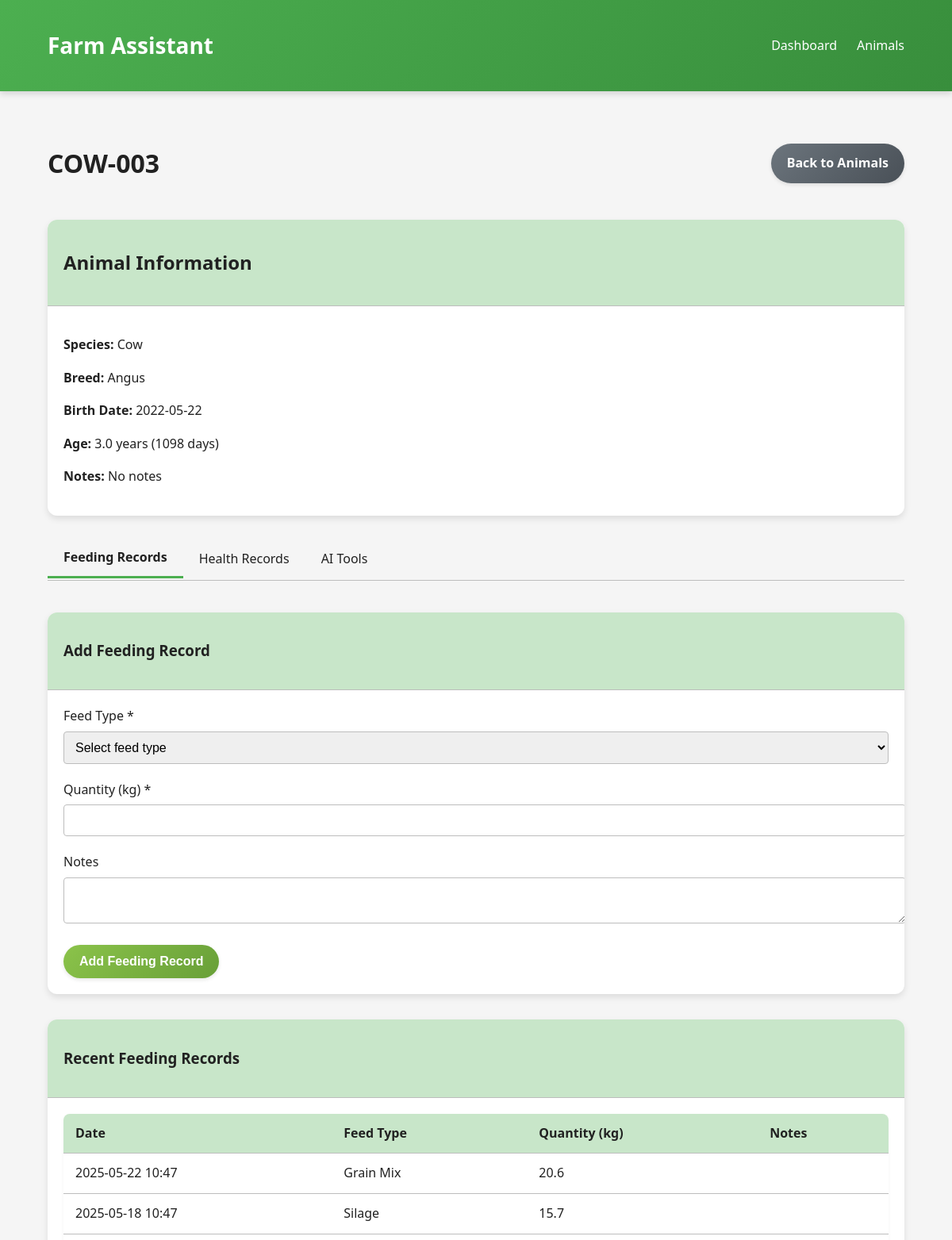
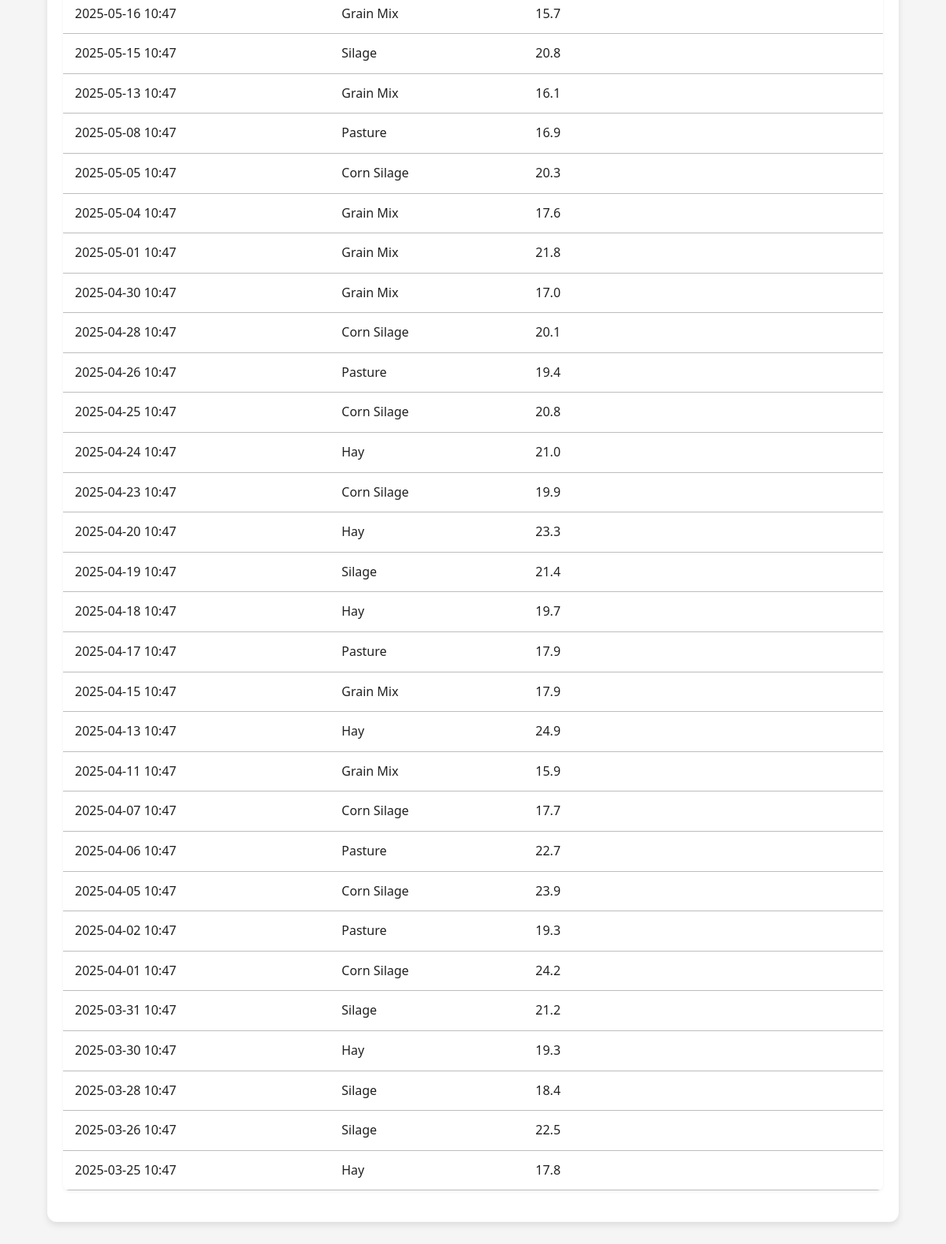
The page /animals/COW-003 on the database its author committed (2 pictures, top to bottom).
### models/models.py (models this page shows, shortened)
class Animal(db.Model):
    id = db.Column(db.Integer, primary_key=True)
    animal_tag_id = db.Column(db.String(20), unique=True, nullable=False)
    species = db.Column(db.String(50), nullable=False)
    breed = db.Column(db.String(50))
    birth_date = db.Column(db.Date, nullable=False)
    notes = db.Column(db.Text)
    feeding_logs = db.relationship('FeedingLog', backref='animal', lazy=True, cascade="all, delete-orphan")
    health_records = db.relationship('HealthRecord', backref='animal', lazy=True, cascade="all, delete-orphan")
    alerts = db.relationship('Alert', backref='animal', lazy=True, cascade="all, delete-orphan")

class FeedingLog(db.Model):
    id = db.Column(db.Integer, primary_key=True)
    animal_id = db.Column(db.Integer, db.ForeignKey('animal.id'), nullable=False)
    timestamp = db.Column(db.DateTime, default=datetime.utcnow, nullable=False)
    feed_type = db.Column(db.String(50), nullable=False)
    quantity_kg = db.Column(db.Float, nullable=False)
    notes = db.Column(db.Text)

### app.py (the view)
@app.route('/animals/<animal_tag_id>')
def animal_detail(animal_tag_id):
    animal = Animal.query.filter_by(animal_tag_id=animal_tag_id).first_or_404()
    feeding_logs = FeedingLog.query.filter_by(animal_id=animal.id).order_by(FeedingLog.timestamp.desc()).all()
    health_records = HealthRecord.query.filter_by(animal_id=animal.id).order_by(HealthRecord.timestamp.desc()).all()
    today = datetime.utcnow().date()
    return render_template('animal_detail.html',
                           animal=animal,
                           feeding_logs=feeding_logs,
                           health_records=health_records,
                           today=today)

### templates/animal_detail.html (shortened to what this page needs)
{% extends 'base.html' %}
{% block content %}
    <div class="d-flex justify-content-between align-items-center mb-3">
        <h1>{{ animal.animal_tag_id }}</h1>
        <a href="{{ url_for('animals_list') }}" class="btn btn-secondary">Back to Animals</a>
    </div>
    <div class="card mb-4">
        <div class="card-header">
            <h2 class="mb-0">Animal Information</h2>
        </div>
        <div class="card-body">
            <div class="row">
                <div class="col-md-6">
                    <p><strong>Species:</strong> {{ animal.species }}</p>
                    <p><strong>Breed:</strong> {{ animal.breed or 'Not specified' }}</p>
                    <p><strong>Birth Date:</strong> {{ animal.birth_date.strftime('%Y-%m-%d') }}</p>
                </div>
                <div class="col-md-6">
                    <p><strong>Age:</strong>
                        {% set age_days = (today - animal.birth_date).days %}
                        {% set age_years = age_days / 365 %}
                        {{ '%.1f'|format(age_years) }} years ({{ age_days }} days)
                    </p>
                    <p><strong>Notes:</strong> {{ animal.notes or 'No notes' }}</p>
                </div>
            </div>
        </div>
    </div>
    <div class="tabs">
        <div class="tab-item active" data-tab="feeding-tab">Feeding Records</div>
        <div class="tab-item" data-tab="health-tab">Health Records</div>
        <div class="tab-item" data-tab="ai-tools-tab">AI Tools</div>
    </div>
    <div id="feeding-tab" class="tab-content">
        <div class="card mb-4">
            <div class="card-header">
                <h3 class="mb-0">Add Feeding Record</h3>
            </div>
            <div class="card-body">
                <form id="feeding-form" method="post" action="{{ url_for('add_feeding', animal_tag_id=animal.animal_tag_id) }}">
                    <div class="row">
                        <div class="col-md-6">
                            <div class="form-group">
                                <label for="feed_type" class="form-label">Feed Type *</label>
                                <select id="feed_type" name="feed_type" class="form-control" required>
                                    <option value="">Select feed type</option>
                                </select>
                            </div>
                        </div>
                        <div class="col-md-6">
                            <div class="form-group">
                                <label for="quantity_kg" class="form-label">Quantity (kg) *</label>
                                <input type="number" id="quantity_kg" name="quantity_kg" class="form-control"
                                       step="0.1" min="0.1" required>
                            </div>
                        </div>
                    </div>
                    <div class="form-group">
                        <label for="notes" class="form-label">Notes</label>
                        <textarea id="notes" name="notes" class="form-control" rows="2"></textarea>
                    </div>
                    <button type="submit" class="btn btn-success">Add Feeding Record</button>
                </form>
            </div>
        </div>
        <div class="card">
            <div class="card-header">
                <h3 class="mb-0">Recent Feeding Records</h3>
            </div>
            <div class="card-body">
                {% if feeding_logs %}
                    <div class="table-responsive">
                        <table class="table">
                            <thead>
                                <tr>
                                    <th>Date</th>
                                    <th>Feed Type</th>
                                    <th>Quantity (kg)</th>
                                    <th>Notes</th>
                                </tr>
                            </thead>
                            <tbody>
                                {% for log in feeding_logs %}
                                    <tr>
                                        <td>{{ log.timestamp.strftime('%Y-%m-%d %H:%M') }}</td>
                                        <td>{{ log.feed_type }}</td>
                                        <td>{{ log.quantity_kg }}</td>
                                        <td>{{ log.notes or '' }}</td>
                                    </tr>
                                {% endfor %}
                            </tbody>
                        </table>
                    </div>
                {% else %}
                    <p class="text-center">No feeding records have been added yet.</p>
                {% endif %}
            </div>
        </div>
    </div>
{% endblock %}

### rows shown on the page
Animal: animal_tag_id "COW-003", species "Cow", breed "Angus", birth_date "2022-05-22", notes "No notes"
FeedingLog: timestamp "2025-05-22 10:47", feed_type "Grain Mix", quantity_kg "20.6"
FeedingLog: timestamp "2025-05-18 10:47", feed_type "Silage", quantity_kg "15.7"
FeedingLog: timestamp "2025-05-16 10:47", feed_type "Grain Mix", quantity_kg "15.7"
FeedingLog: timestamp "2025-05-15 10:47", feed_type "Silage", quantity_kg "20.8"
FeedingLog: timestamp "2025-05-13 10:47", feed_type "Grain Mix", quantity_kg "16.1"
FeedingLog: timestamp "2025-05-08 10:47", feed_type "Pasture", quantity_kg "16.9"
FeedingLog: timestamp "2025-05-05 10:47", feed_type "Corn Silage", quantity_kg "20.3"
FeedingLog: timestamp "2025-05-04 10:47", feed_type "Grain Mix", quantity_kg "17.6"
FeedingLog: timestamp "2025-05-01 10:47", feed_type "Grain Mix", quantity_kg "21.8"
FeedingLog: timestamp "2025-04-30 10:47", feed_type "Grain Mix", quantity_kg "17.0"
FeedingLog: timestamp "2025-04-28 10:47", feed_type "Corn Silage", quantity_kg "20.1"
FeedingLog: timestamp "2025-04-26 10:47", feed_type "Pasture", quantity_kg "19.4"
FeedingLog: timestamp "2025-04-25 10:47", feed_type "Corn Silage", quantity_kg "20.8"
FeedingLog: timestamp "2025-04-24 10:47", feed_type "Hay", quantity_kg "21.0"
FeedingLog: timestamp "2025-04-23 10:47", feed_type "Corn Silage", quantity_kg "19.9"
FeedingLog: timestamp "2025-04-20 10:47", feed_type "Hay", quantity_kg "23.3"
FeedingLog: timestamp "2025-04-19 10:47", feed_type "Silage", quantity_kg "21.4"
FeedingLog: timestamp "2025-04-18 10:47", feed_type "Hay", quantity_kg "19.7"
FeedingLog: timestamp "2025-04-17 10:47", feed_type "Pasture", quantity_kg "17.9"
FeedingLog: timestamp "2025-04-15 10:47", feed_type "Grain Mix", quantity_kg "17.9"
FeedingLog: timestamp "2025-04-13 10:47", feed_type "Hay", quantity_kg "24.9"
FeedingLog: timestamp "2025-04-11 10:47", feed_type "Grain Mix", quantity_kg "15.9"
FeedingLog: timestamp "2025-04-07 10:47", feed_type "Corn Silage", quantity_kg "17.7"
FeedingLog: timestamp "2025-04-06 10:47", feed_type "Pasture", quantity_kg "22.7"
FeedingLog: timestamp "2025-04-05 10:47", feed_type "Corn Silage", quantity_kg "23.9"
FeedingLog: timestamp "2025-04-02 10:47", feed_type "Pasture", quantity_kg "19.3"
FeedingLog: timestamp "2025-04-01 10:47", feed_type "Corn Silage", quantity_kg "24.2"
FeedingLog: timestamp "2025-03-31 10:47", feed_type "Silage", quantity_kg "21.2"
FeedingLog: timestamp "2025-03-30 10:47", feed_type "Hay", quantity_kg "19.3"
FeedingLog: timestamp "2025-03-28 10:47", feed_type "Silage", quantity_kg "18.4"
FeedingLog: timestamp "2025-03-26 10:47", feed_type "Silage", quantity_kg "22.5"
FeedingLog: timestamp "2025-03-25 10:47", feed_type "Hay", quantity_kg "17.8"

### other values the page prints
{{ '%.1f'|format(age_years) }} "3.0"
